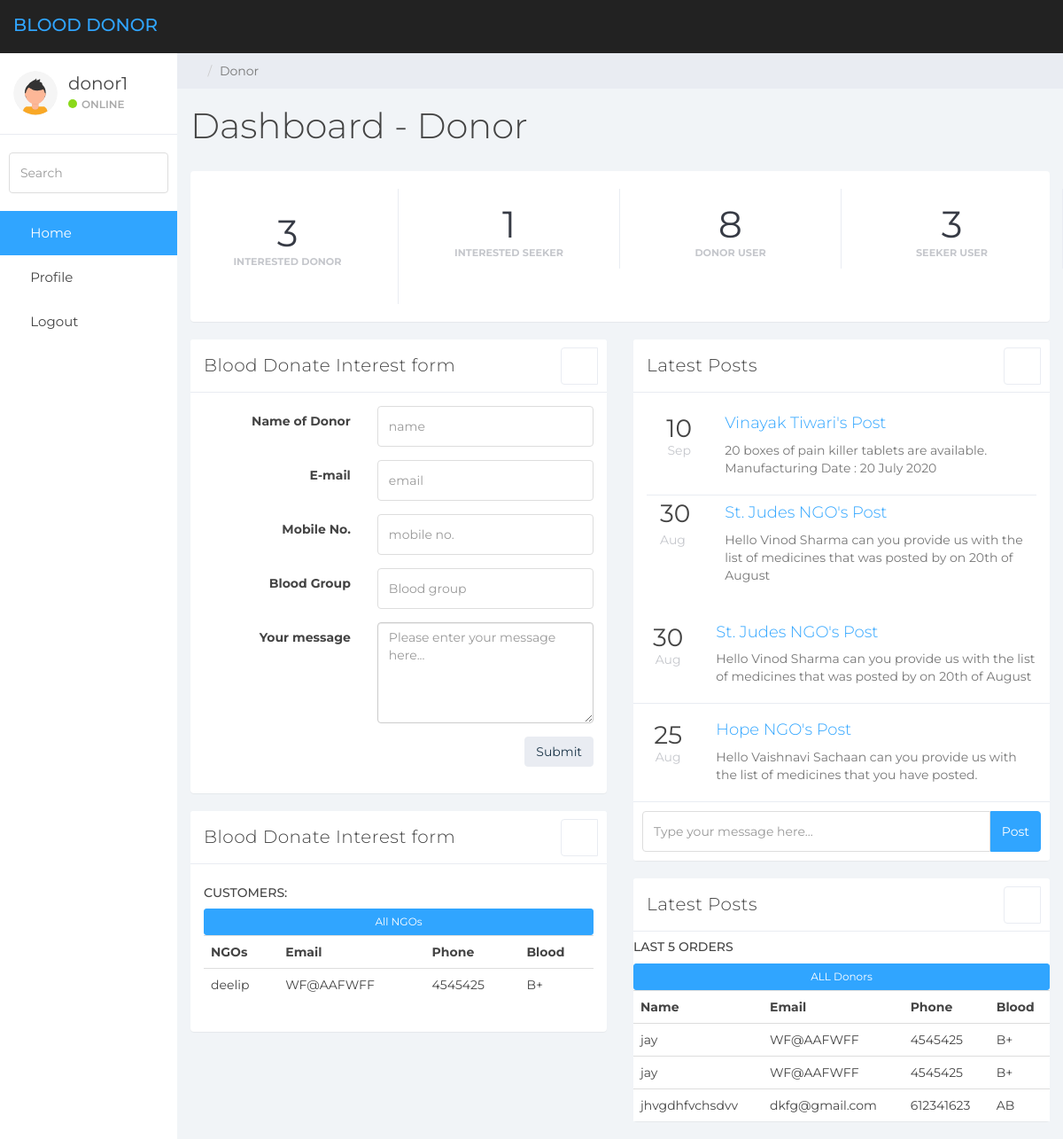
The page /donordashboard (signed in) on the database its author committed.
### home/models.py (models this page shows, shortened)
class bloodseeker(models.Model):
    id=models.AutoField(primary_key=True)
    name = models.CharField(max_length=200, null=True)
    email = models.CharField(max_length=200, null=True)
    phone = models.CharField(max_length=200, null=True)
    blood = models.CharField(max_length=200, null=True)
    desc = models.CharField(max_length=200, null=True)
    timestamp=models.DateTimeField(auto_now_add=True, blank=True)

class blooddonor(models.Model):
    id=models.AutoField(primary_key=True)
    name = models.CharField(max_length=200, null=True)
    email = models.CharField(max_length=200, null=True)
    phone = models.CharField(max_length=200, null=True)
    blood = models.CharField(max_length=200, null=True)
    desc = models.CharField(max_length=200, null=True)
    timestamp=models.DateTimeField(auto_now_add=True, blank=True)

### home/decoraters.py (the view)
		def wrapper_func(request, *args, **kwargs):
			group = None
			if request.user.groups.exists():
				group = request.user.groups.all()[0].name
			if group in allowed_roles:
				return view_func(request, *args, **kwargs)
			else:
				return HttpResponse('You are not authorized to view this page')

### home/decoraters.py (called while the page is built)
def allowed_users(allowed_roles=[]):
	def decorator(view_func):
		def wrapper_func(request, *args, **kwargs):
			group = None
			if request.user.groups.exists():
				group = request.user.groups.all()[0].name
			if group in allowed_roles:
				return view_func(request, *args, **kwargs)
			else:
				return HttpResponse('You are not authorized to view this page')
		return wrapper_func
	return decorator

### home/views.py (called while the page is built, shortened)
@login_required(login_url='login')
@allowed_users(allowed_roles=['donor'])
def donordashboard(request):
    dons=blooddonor.objects.all()
    seeks=bloodseeker.objects.all()
    d=donor.objects.all()
    s=seeker.objects.all()
    total_donors= dons.count()
    total_seekers= seeks.count()
    td= d.count()
    ts= s.count()
    context={'dons':dons, 'seeks':seeks,'td':td, 'ts':ts, 'total_donors':total_donors, 'total_seekers':total_seekers}
    return render(request, 'donordashboard.html', context)

### templates/donordashboard.html (shortened to what this page needs)
<!DOCTYPE html>
<html>
<head>
	<link href="/static/dashboard/css/bootstrap.min.css" rel="stylesheet">
	<link href="/static/dashboard/css/font-awesome.min.css" rel="stylesheet">
	<link href="/static/dashboard/css/datepicker3.css" rel="stylesheet">
	<link href="/static/dashboard/css/styles.css" rel="stylesheet">
</head>
<body>
	<nav class="navbar navbar-custom navbar-fixed-top" role="navigation">
		<div class="container-fluid">
			<div class="navbar-header">
				<a class="navbar-brand" href="#"><span>Blood Donor</span></a>
			</div>
		</div>
	</nav>
	<div id="sidebar-collapse" class="col-sm-3 col-lg-2 sidebar">
		<div class="profile-sidebar">
			<div class="profile-userpic">
				<img src="/static/dashboard/images/profile.svg" class="img-responsive" alt="">
			</div>
			<div class="profile-usertitle">
				<div class="profile-usertitle-name">{{request.user}}</div>
				<div class="profile-usertitle-status"><span class="indicator label-success"></span>Online</div>
			</div>
		</div>
		<form role="search">
			<div class="form-group">
				<input type="text" class="form-control" placeholder="Search">
			</div>
		</form>
		<ul class="nav menu">
			<li class="active"><a href="{% url 'donordashboard' %}"><em class="fa fa-dashboard">&nbsp;</em> Home</a></li>
			<li><a href="{% url 'donorprofile' %}"><em class="fa fa-power-off">&nbsp;</em> Profile</a></li>
			<li><a href="{% url 'logout' %}"><em class="fa fa-power-off">&nbsp;</em> Logout</a></li>
		</ul>
	</div>
	<div class="col-sm-9 col-sm-offset-3 col-lg-10 col-lg-offset-2 main">
		<div class="row">
			<ol class="breadcrumb">
				<li><a href="#">
					<em class="fa fa-home"></em>
				</a></li>
				<li class="active">Donor</li>
			</ol>
		</div>
		<div class="row">
			<div class="col-lg-12">
				<h1 class="page-header">Dashboard - Donor </h1>
			</div>
		</div>
		<div class="panel panel-container">
			<div class="row">
				<div class="col-xs-6 col-md-3 col-lg-3 no-padding">
					<div class="panel panel-teal panel-widget border-right">
						<div class="panel panel-red panel-widget ">
						<div class="row no-padding">
							<div class="large">{{total_donors}}</div>
							<div class="text-muted">Interested Donor</div>
						</div>
						</div>
					</div>
				</div>
				<div class="col-xs-6 col-md-3 col-lg-3 no-padding">
					<div class="panel panel-teal panel-widget border-right">
						<div class="row no-padding">
							<div class="large">{{total_seekers}}</div>
							<div class="text-muted">Interested Seeker</div>
						</div>
					</div>
				</div>
				<div class="col-xs-6 col-md-3 col-lg-3 no-padding">
					<div class="panel panel-blue panel-widget border-right">
						<div class="row no-padding">
							<div class="large">{{td}}</div>
							<div class="text-muted">Donor user</div>
						</div>
					</div>
				</div>
				<div class="col-xs-6 col-md-3 col-lg-3 no-padding">
					<div class="panel panel-orange panel-widget border-right">
						<div class="row no-padding">
							<div class="large">{{ts}}</div>
							<div class="text-muted">Seeker user</div>
						</div>
					</div>
				</div>
			</div>
		</div>
		<div class="row">
			<div class="col-md-6">
				<div class="panel panel-default ">
					<div class="panel-heading">
						Blood Donate Interest form
						<span class="pull-right clickable panel-toggle panel-button-tab-left"><em class="fa fa-toggle-up"></em></span></div>
					<div class="panel-body">
						<form class="form-horizontal" action="" method="POST">
							<fieldset>
								<div class="form-group">
									<label class="col-md-5 control-label" for="name">Name of Donor</label>
									<div class="col-md-7">
										<input id="name" name="name" type="text" placeholder="name" class="form-control">
									</div>
								</div>
								<div class="form-group">
									<label class="col-md-5 control-label" for="email">E-mail</label>
									<div class="col-md-7">
										<input id="email" name="email" type="text" placeholder="email" class="form-control">
									</div>
								</div>
								<div class="form-group">
									<label class="col-md-5 control-label" for="email">Mobile No.</label>
									<div class="col-md-7">
										<input id="phone" name="phone" type="text" placeholder="mobile no. " class="form-control">
									</div>
								</div>
								<div class="form-group">
									<label class="col-md-5 control-label" for="email">Blood Group</label>
									<div class="col-md-7">
										<input id="blood" name="blood" type="text" placeholder="Blood group" class="form-control">
									</div>
								</div>
								<div class="form-group">
									<label class="col-md-5 control-label" for="message">Your message </label>
									<div class="col-md-7">
										<textarea class="form-control" id="message" name="message" placeholder="Please enter your message here..." rows="5"></textarea>
									</div>
								</div>
								<div class="form-group">
									<div class="col-md-12 widget-right">
										<button type="submit" class="btn btn-default btn-md pull-right">Submit</button>
									</div>
								</div>
							</fieldset>
						</form>
					</div>
				</div>
				<div class="panel panel-default ">
					<div class="panel-heading">
						Blood Donate Interest form
						<span class="pull-right clickable panel-toggle panel-button-tab-left"><em class="fa fa-toggle-up"></em></span></div>
					<div class="panel-body">
						<div>
				<h5>CUSTOMERS:</h5>
				<div class="card card-body">
					<a class="btn btn-primary  btn-sm btn-block" href="">All NGOs</a>
					<table class="table table-sm">
						<tr>
							<th>NGOs</th>
							<th>Email</th>
							<th>Phone</th>
							<th>Blood</th>
						</tr>
						{% for seek in seeks %}
						<tr>
							<td>{{seek.name}}</td>
							<td>{{seek.email}}</td>
							<td>{{seek.phone}}</td>
							<td>{{seek.blood}}</td>
						</tr>
						{% endfor %}
					</table>
				</div>
			</div>
					</div>
				</div>
			</div>
			<div class="col-md-6">
				<div class="panel panel-default ">
					<div class="panel-heading">
						Latest Posts
						<span class="pull-right clickable panel-toggle panel-button-tab-left"><em class="fa fa-toggle-up"></em></span></div>
					<div class="panel-body articles-container">
						<div class="article border-bottom">
							<div class="col-xs-12">
								<div class="row">
									<div class="col-xs-2 col-md-2 date">
										<div class="large">10</div>
										<div class="text-muted">Sep</div>
									</div>
									<div class="col-xs-10 col-md-10">
										<h4><a href="#">Vinayak Tiwari's Post </a></h4>
										<p>20 boxes of pain killer tablets are available.
											Manufacturing Date : 20 July 2020
										</p>
									</div>
								</div>
							</div>
						</div>
						<div class="col-xs-12">
							<div class="row">
								<div class="col-xs-2 col-md-2 date">
									<div class="large">30</div>
									<div class="text-muted">Aug</div>
								</div>
								<div class="col-xs-10 col-md-10">
									<h4><a href="#">St. Judes NGO's Post</a></h4>
									<p>Hello Vinod Sharma can you provide us with the list of medicines that was posted by on 20th of August</p>
								</div>
							</div>
						</div>
					</div>
						<div class="article border-bottom">
							<div class="col-xs-12">
								<div class="row">
									<div class="col-xs-2 col-md-2 date">
										<div class="large">30</div>
										<div class="text-muted">Aug</div>
									</div>
									<div class="col-xs-10 col-md-10">
										<h4><a href="#">St. Judes NGO's Post</a></h4>
										<p>Hello Vinod Sharma can you provide us with the list of medicines that was posted by on 20th of August</p>
									</div>
								</div>
							</div>
						</div>
						<div class="article">
							<div class="col-xs-12">
								<div class="row">
									<div class="col-xs-2 col-md-2 date">
										<div class="large">25</div>
										<div class="text-muted">Aug</div>
									</div>
									<div class="col-xs-10 col-md-10">
										<h4><a href="#">Hope NGO's Post </a></h4>
										<p>Hello Vaishnavi Sachaan can you provide us with the list of medicines that you have posted.
										</p>
									</div>
								</div>
							</div>
						</div>
						<div class="panel-footer">
							<div class="input-group">
								<input id="btn-input" type="text" class="form-control input-md" placeholder="Type your message here..." /><span class="input-group-btn">
									<button class="btn btn-primary btn-md" id="btn-chat">Post</button>
							</span></div>
						</div>
			</div>
				<div class="panel panel-default ">
					<div class="panel-heading">
						Latest Posts
						<span class="pull-right clickable panel-toggle panel-button-tab-left"><em class="fa fa-toggle-up"></em></span></div>
			<div>
				<h5>LAST 5 ORDERS</h5>
				<div class="card card-body">
					<a class="btn btn-primary  btn-sm btn-block" href="">ALL Donors</a>
					<table class="table table-sm">
						<tr>
							<th>Name</th>
							<th>Email</th>
							<th>Phone</th>
							<th>Blood</th>
						</tr>
						{% for don in dons %}
						<tr>
							<td>{{don.name}}</td>
							<td>{{don.email}}</td>
							<td>{{don.phone}}</td>
							<td>{{don.blood}}</td>
						</tr>
						{% endfor %}
					</table>
				</div>
			</div>
			</div>
		</div>
	</div>
</body>
</html>

### rows shown on the page
bloodseeker: name "deelip", email "WF@AAFWFF", phone "4545425", blood "B+"
blooddonor: name "jay", email "WF@AAFWFF", phone "4545425", blood "B+"
blooddonor: name "jay", email "WF@AAFWFF", phone "4545425", blood "B+"
blooddonor: name "jhvgdhfvchsdvv", email "dkfg@gmail.com", phone "612341623", blood "AB"

### other values the page prints
{{ request.user }} "donor1"
{{ total_donors }} "3"
{{ total_seekers }} "1"
{{ td }} "8"
{{ ts }} "3"
